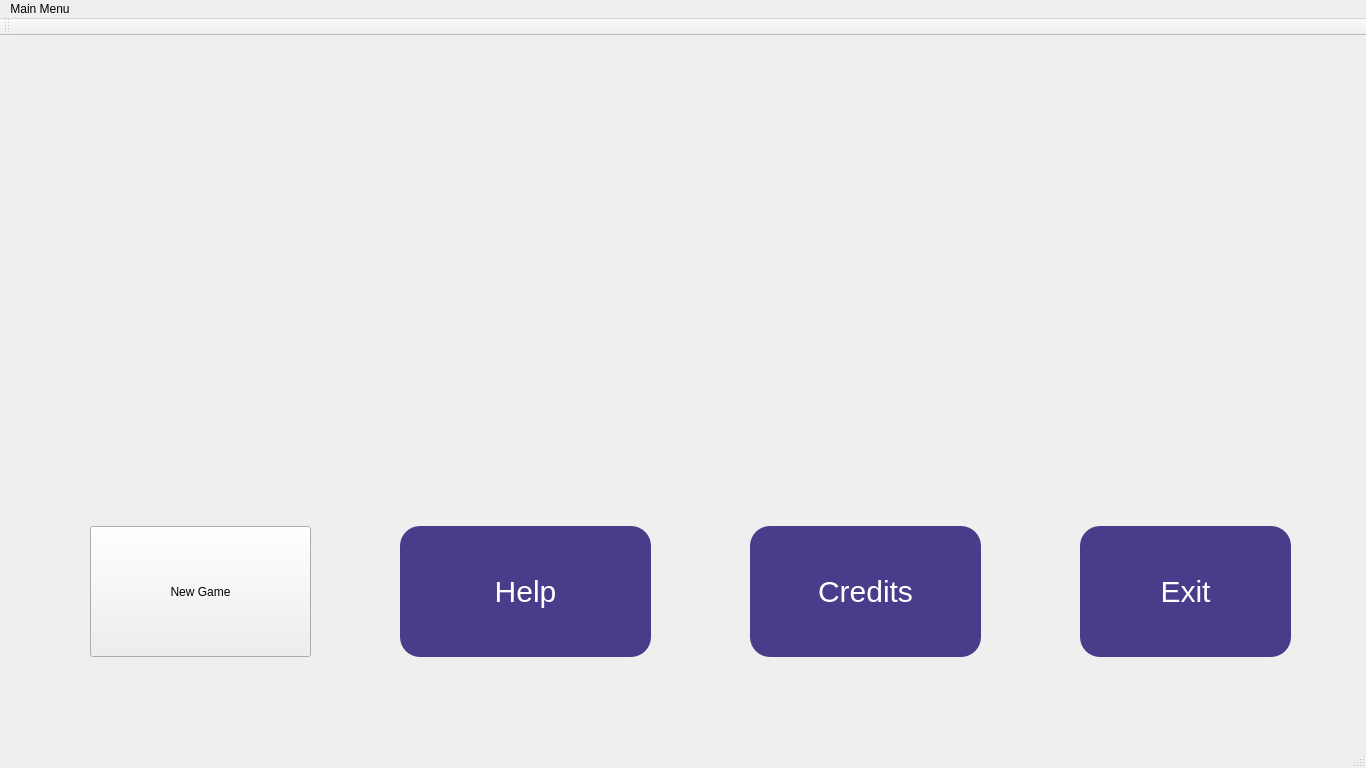
<?xml version="1.0" encoding="UTF-8"?>
<ui version="4.0">
 <class>Menu</class>
 <widget class="QMainWindow" name="Menu">
  <property name="geometry">
   <rect>
    <x>0</x>
    <y>0</y>
    <width>1366</width>
    <height>768</height>
   </rect>
  </property>
  <property name="windowTitle">
   <string>Menu</string>
  </property>
  <property name="autoFillBackground">
   <bool>false</bool>
  </property>
  <widget class="QWidget" name="centralWidget">
   <widget class="QPushButton" name="pushButton">
    <property name="geometry">
     <rect>
      <x>90</x>
      <y>490</y>
      <width>221</width>
      <height>131</height>
     </rect>
    </property>
    <property name="styleSheet">
     <string notr="true">border-radius:20px;
background-color:rgb(72,61,139);
color:rgb(255,255,255);
font-size:30px;
hover:
{
border-radius:20px;
background-color:rgb(139,61,72);
color:rgb(255,255,255);
font-size:30px
}</string>
    </property>
    <property name="text">
     <string>New Game</string>
    </property>
   </widget>
   <widget class="QPushButton" name="pushButton_4">
    <property name="geometry">
     <rect>
      <x>1080</x>
      <y>490</y>
      <width>211</width>
      <height>131</height>
     </rect>
    </property>
    <property name="styleSheet">
     <string notr="true">border-radius:20px;
background-color:rgb(72,61,139);
color:rgb(255,255,255);
font-size:30px;</string>
    </property>
    <property name="text">
     <string>Exit</string>
    </property>
   </widget>
   <widget class="QLabel" name="label">
    <property name="geometry">
     <rect>
      <x>-70</x>
      <y>0</y>
      <width>1441</width>
      <height>751</height>
     </rect>
    </property>
    <property name="text">
     <string/>
    </property>
    <property name="pixmap">
     <pixmap resource="background.qrc">:/new/prefix1/dirtbike1.jpg</pixmap>
    </property>
    <property name="scaledContents">
     <bool>true</bool>
    </property>
   </widget>
   <widget class="QLabel" name="label_2">
    <property name="geometry">
     <rect>
      <x>0</x>
      <y>0</y>
      <width>701</width>
      <height>641</height>
     </rect>
    </property>
    <property name="text">
     <string/>
    </property>
    <property name="pixmap">
     <pixmap>:/new/prefix1/back.jpg</pixmap>
    </property>
   </widget>
   <widget class="QPushButton" name="pushButton_3">
    <property name="geometry">
     <rect>
      <x>750</x>
      <y>490</y>
      <width>231</width>
      <height>131</height>
     </rect>
    </property>
    <property name="styleSheet">
     <string notr="true">border-radius:20px;
background-color:rgb(72,61,139);
color:rgb(255,255,255);
font-size:30px;</string>
    </property>
    <property name="text">
     <string>Credits</string>
    </property>
   </widget>
   <widget class="QPushButton" name="pushButton_2">
    <property name="geometry">
     <rect>
      <x>400</x>
      <y>490</y>
      <width>251</width>
      <height>131</height>
     </rect>
    </property>
    <property name="styleSheet">
     <string notr="true">border-radius:20px;
background-color:rgb(72,61,139);
color:rgb(255,255,255);
font-size:30px;</string>
    </property>
    <property name="text">
     <string>Help</string>
    </property>
   </widget>
   <zorder>label_2</zorder>
   <zorder>label</zorder>
   <zorder>pushButton</zorder>
   <zorder>pushButton_4</zorder>
   <zorder>pushButton_3</zorder>
   <zorder>pushButton_2</zorder>
  </widget>
  <widget class="QToolBar" name="mainToolBar">
   <attribute name="toolBarArea">
    <enum>TopToolBarArea</enum>
   </attribute>
   <attribute name="toolBarBreak">
    <bool>false</bool>
   </attribute>
  </widget>
  <widget class="QStatusBar" name="statusBar"/>
  <widget class="QMenuBar" name="menuBar">
   <property name="geometry">
    <rect>
     <x>0</x>
     <y>0</y>
     <width>1366</width>
     <height>25</height>
    </rect>
   </property>
   <widget class="QMenu" name="menuMain_Menu">
    <property name="title">
     <string>Main Menu</string>
    </property>
   </widget>
   <addaction name="menuMain_Menu"/>
  </widget>
 </widget>
 <layoutdefault spacing="6" margin="11"/>
 <resources>
  <include location="background.qrc"/>
 </resources>
 <connections>
  <connection>
   <sender>pushButton_4</sender>
   <signal>clicked()</signal>
   <receiver>Menu</receiver>
   <slot>close()</slot>
   <hints>
    <hint type="sourcelabel">
     <x>284</x>
     <y>381</y>
    </hint>
    <hint type="destinationlabel">
     <x>371</x>
     <y>380</y>
    </hint>
   </hints>
  </connection>
 </connections>
</ui>
